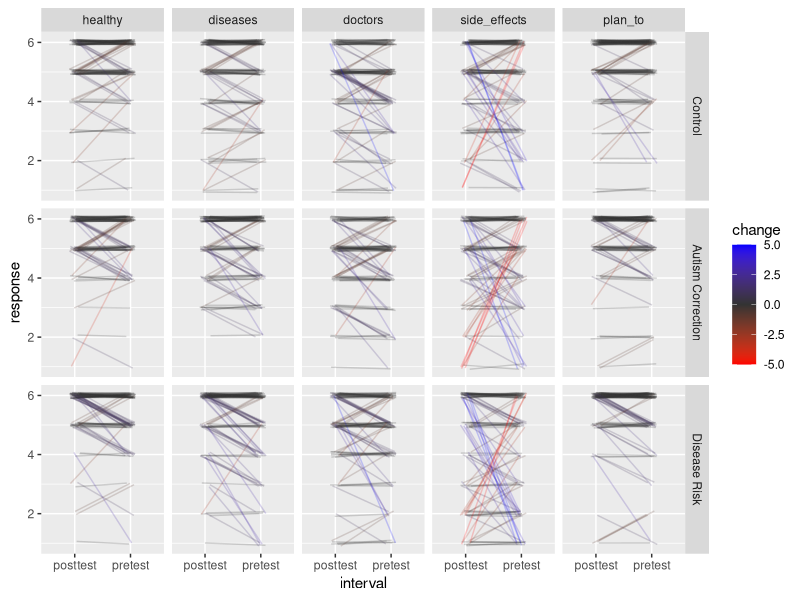

Write R code to recreate this figure.
## ---- chunk 1
library(readxl)
library(tidyr)
suppressMessages(library(dplyr))
library(ggplot2)

# Generates warnings for the Ps who didn't do day 2
suppressWarnings(expData <- read_excel("Vacc_HPHH_publicDataset.xlsx", sheet = 2))

# Exclude Ps who didn't do day 2 and failed the attention checks
expData.clean <- expData %>%
  # It's good to add a subject number so we can go back to original data
  mutate(subject_number = 1:nrow(.)) %>%
  filter(Returned == 1,
         `AttentionCheck_PostTest (if = 4 then include)` == 4,
         `AttentionChecks_Sum(include if = 4)` == 4,
         Paid_Attention == 1)

# Get all the dependent measures into a DF
questionnaireData <- expData.clean %>%
  # Pull out the columns and use consistent names
  select(subject_number,
         intervention = Condition,
         pretest.healthy = Healthy_VaxscalePretest,
         posttest.healthy = Healthy_VaxscalePosttest,
         pretest.diseases = Diseases_VaxScalePretest,
         posttest.diseases = Diseases_VaxScalePosttest,
         pretest.doctors = Doctors_VaxScalePreTest,
         posttest.doctors = Doctors_VaxScalePostTest,
         pretest.side_effects = Sideeffects_VaxScalePreTest,
         posttest.side_effects = Sideeffects_VaxScalePostTest,
         pretest.plan_to = Planto_VaxScalePreTest,
         posttest.plan_to = Planto_VaxScalePostTest) %>%
  # Reverse-code the approrpiate columns
  mutate(pretest.diseases = 7 - pretest.diseases,
         posttest.diseases = 7 - posttest.diseases,
         pretest.side_effects = 7 - pretest.side_effects,
         posttest.side_effects = 7 - posttest.side_effects) %>%
  # Tidy the data
  gather("question", "response", -subject_number, -intervention) %>%
  separate(question, c("interval", "question"), sep = "\\.") %>% 
  mutate(intervention = factor(intervention, c("Control", "Autism Correction", "Disease Risk")),
         interval = factor(interval, c("pretest", "posttest"), ordered = TRUE),
         question = factor(question, c("healthy", "diseases", "doctors", "side_effects", "plan_to")))
## ---- chunk 2
# Calculate the change-in-attitude for each subject on each question
questionnaireData <- questionnaireData %>% 
  group_by(subject_number, question) %>% 
  spread(interval, response) %>% mutate(change = posttest-pretest) %>% 
  gather("interval", "response", pretest, posttest)

p2 <- ggplot(questionnaireData, aes(x = interval, y = response, group = subject_number, color = change)) +
  geom_line(alpha = 0.2, position = position_jitter(w = 0.1, h = 0.1)) +
  facet_grid(intervention ~ question) + 
  scale_color_gradient2(low="red", mid="grey20", high="blue")
print(p2)
